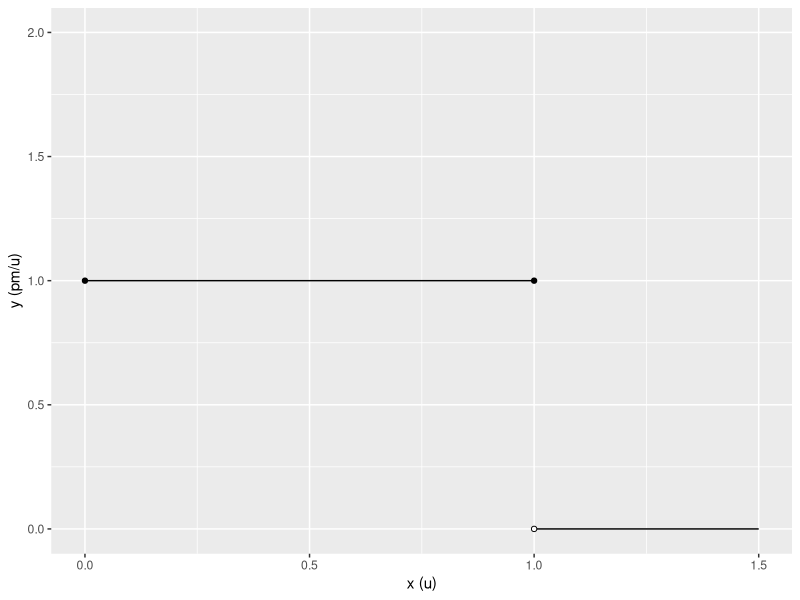
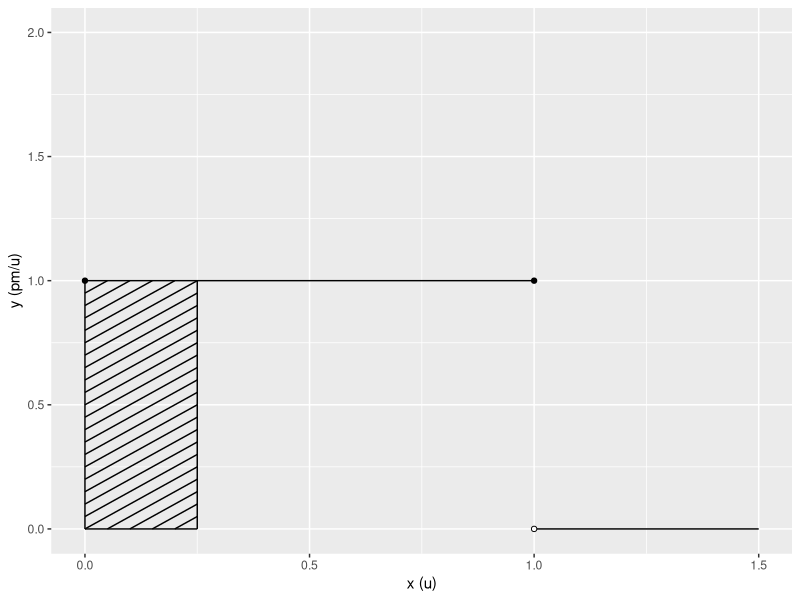
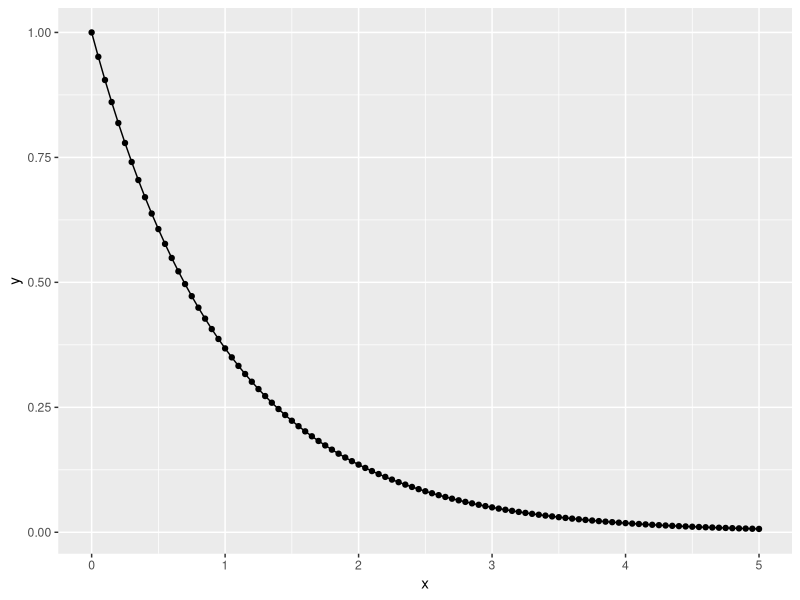

The R source for these figures, in order:
## ---- chunk 1
a <- data.frame(x = c(0,1), 
                y = c(1,0),
                x_end = c(1,1.5),
                y_end = c(1,0))

b <- data.frame(x = c(0,1), 
                y = c(1,1))

d <- data.frame(x = c(1), 
                y = c(0))
                

ggplot2::ggplot(a, ggplot2::aes(x = x, y = y)) +
  ggplot2::geom_segment(data = a, ggplot2::aes(x = x, y = y, xend = x_end, yend = y_end)) +
  ggplot2::scale_y_continuous(limits = c(0,2)) +
  ggplot2::scale_x_continuous(limits = c(0,1.5)) +
  ggplot2::labs(y = "y (pm/u)", x = "x (u)") +
  ggplot2::geom_point(data = b, ggplot2::aes(x=x,y=y)) +
  ggplot2::geom_point(data = d, ggplot2::aes(x=x,y=y), shape = 21, fill = 'white')


## ---- chunk 2

a <- seq(-.25,1, by = .05)
b <- data.frame(x = c(0,.25,0,0,1), 
                y = c(1,0,0,0,0),
                x_end = c(1,.25,.25,0,1.5),
                y_end = c(1,1,0,1,0))

df <- data.frame(x = ifelse(a < 0, abs(a), 0), 
                 y = ifelse(a < 0, 0, a), 
                 x_end = ifelse(a + .25 > 1, (1-a), .25),
                 y_end = ifelse(a + .25 > 1, 1, a + .25))

b <- data.frame(rbind(b,df))


c <- data.frame(x = c(0,1), 
                y = c(1,1))


d <- data.frame(x = c(1), 
                y = c(0))
                

ggplot2::ggplot(b, ggplot2::aes(x = x, y = y)) +
  ggplot2::geom_segment(data = b, ggplot2::aes(x = x, y = y, xend = x_end, yend = y_end)) +
  ggplot2::scale_y_continuous(limits = c(0,2)) +
  ggplot2::scale_x_continuous(limits = c(0,1.5)) +
  ggplot2::labs(y = "y (pm/u)", x = "x (u)") +
  ggplot2::geom_point(data = c, ggplot2::aes(x=x,y=y)) +
  ggplot2::geom_point(data = d, ggplot2::aes(x=x,y=y), shape = 21, fill = 'white')


## ---- chunk 3
x <- seq(0,5,.05)
y <- exp(-x)
z <- data.frame(x,y)

ggplot2::ggplot(data = z, ggplot2::aes(x=x,y=y))+
  ggplot2::geom_point() +
  ggplot2::geom_line()
